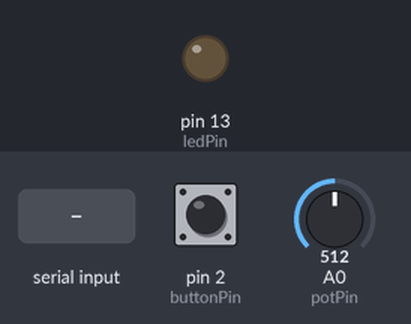
A sketch run on a simulated Arduino Uno, built with avr-gcc and run on an emulated ATmega328P. Parts: output pins drawn as LEDs (lit = HIGH). Inputs (shaded band) come from the test bench; at power-on: pin 2 (buttonPin) LOW, A0 (potPin) = 512. What the sketch prints to the serial monitor is not drawn.

Above: at 1.2 s.
1.3 s: "1" received over Serial
At 2.5 s:
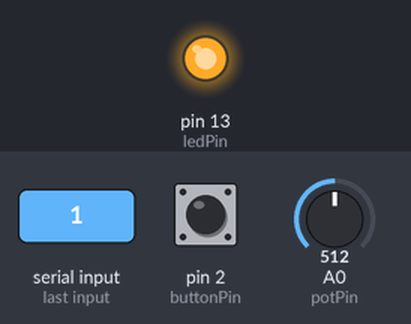
2.8 s: "0" received over Serial
At 3.8 s:
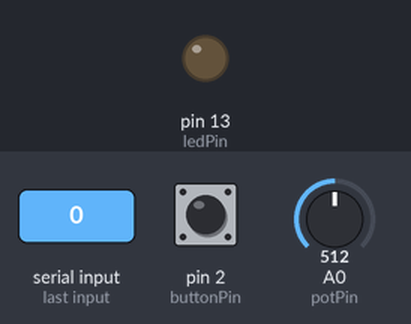
Timing chart, 0 to 5.8 s (numbered marks = the images above; inputs shaded):
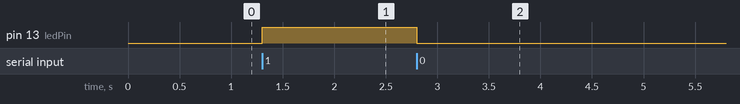

The sketch:

serial_basics_arduino.ino
```cpp
//define pin connected to pushbutton
const int buttonPin = 2;
//define pin connected to potentiometer
const int potPin = A0;
//declare pin connected to LED (we are using the built-in LED)
const int ledPin = 13;

//declare and initialize button state (outgoing on serial connection)
int buttonState = 0;

//declare and initialize potentiometer state (outgoing on serial connection)
int potState = 0;

//declare and initialize LED state (incoming from serial connection)
int state = 0;

void setup() {
// initialize the LED pin as an output:
pinMode(ledPin, OUTPUT);
// initialize the pushbutton pin as an input:
pinMode(potPin, INPUT);
pinMode(buttonPin, INPUT);
Serial.begin(9600);
}

void loop() {
// read the state of the pushbutton value:
potState = analogRead(potPin);
// check if the pushbutton is pressed.
buttonState = digitalRead(buttonPin); //momentary button

//output the two variables to the serial connection with an "&" symbol between (it could be any character of your choosing, as long as the same character is used to split the two variables apart on the other side of the serial connection).
//this ampersand symbol is a delimiter which separates our two variables for decoding.
Serial.print(potState);
Serial.print("&");
Serial.println(buttonState);

  //check to see if there is a connection
  if(Serial.available() > 0){ // Checks whether data is comming from the serial port
    //if so, read the incoming data
    state = Serial.read(); // Reads the data from the serial port
 }
 if (state == '0') {
  digitalWrite(ledPin, LOW); // Turn LED OFF
  state = 0;
 }
 else if (state == '1') {
  digitalWrite(ledPin, HIGH); //Turn LED ON
  state = 0;
 }


}
```

Measured:
- after the input at 1.3 s, pin 13 (ledPin): LOW → HIGH at once
- after the input at 2.8 s, pin 13 (ledPin): HIGH → LOW at once
